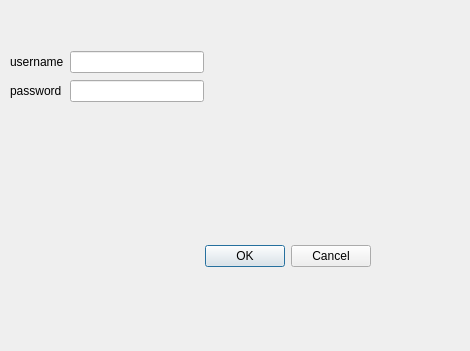
<?xml version="1.0" encoding="UTF-8"?>
<ui version="4.0">
 <class>Login</class>
 <widget class="QDialog" name="Login">
  <property name="geometry">
   <rect>
    <x>0</x>
    <y>0</y>
    <width>470</width>
    <height>351</height>
   </rect>
  </property>
  <property name="windowTitle">
   <string>Dialog</string>
  </property>
  <widget class="QDialogButtonBox" name="buttonBox">
   <property name="geometry">
    <rect>
     <x>30</x>
     <y>240</y>
     <width>341</width>
     <height>32</height>
    </rect>
   </property>
   <property name="orientation">
    <enum>Qt::Horizontal</enum>
   </property>
   <property name="standardButtons">
    <set>QDialogButtonBox::Cancel|QDialogButtonBox::Ok</set>
   </property>
  </widget>
  <widget class="QWidget" name="layoutWidget">
   <property name="geometry">
    <rect>
     <x>10</x>
     <y>50</y>
     <width>194</width>
     <height>54</height>
    </rect>
   </property>
   <layout class="QGridLayout" name="gridLayout">
    <item row="0" column="0">
     <widget class="QLabel" name="label">
      <property name="text">
       <string>username</string>
      </property>
     </widget>
    </item>
    <item row="0" column="1">
     <widget class="QLineEdit" name="lineEdit"/>
    </item>
    <item row="1" column="0">
     <widget class="QLabel" name="label_2">
      <property name="text">
       <string>password</string>
      </property>
     </widget>
    </item>
    <item row="1" column="1">
     <widget class="QLineEdit" name="lineEdit_2"/>
    </item>
   </layout>
  </widget>
 </widget>
 <resources/>
 <connections>
  <connection>
   <sender>buttonBox</sender>
   <signal>accepted()</signal>
   <receiver>Login</receiver>
   <slot>accept()</slot>
   <hints>
    <hint type="sourcelabel">
     <x>248</x>
     <y>254</y>
    </hint>
    <hint type="destinationlabel">
     <x>157</x>
     <y>274</y>
    </hint>
   </hints>
  </connection>
  <connection>
   <sender>buttonBox</sender>
   <signal>rejected()</signal>
   <receiver>Login</receiver>
   <slot>reject()</slot>
   <hints>
    <hint type="sourcelabel">
     <x>316</x>
     <y>260</y>
    </hint>
    <hint type="destinationlabel">
     <x>286</x>
     <y>274</y>
    </hint>
   </hints>
  </connection>
 </connections>
</ui>
